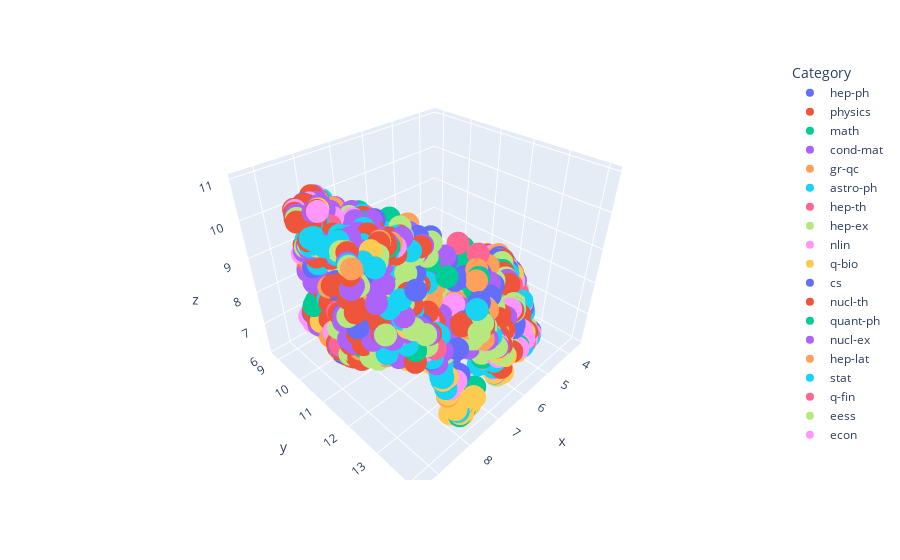

Notebook code for this chart:
### Code cell
import umap.umap_ as umap

import plotly.express as px


# Perform dimensionality reduction using UMAP
reducer = umap.UMAP(n_components=3, random_state=42, n_neighbors=20, min_dist=0.0,metric="cosine")
embeddings_3d = reducer.fit_transform(embeddings)

# Create a DataFrame for the 3D embeddings
embeddings_3d_df = pd.DataFrame(embeddings_3d, columns=['x', 'y', 'z'])
embeddings_3d_df['Category'] = merged_df['unique_primary_category'].values

# Create the 3D scatter plot using Plotly
fig = px.scatter_3d(embeddings_3d_df, x='x', y='y', z='z', color='Category')
fig.show()
fig.write_html("3D_plot_SimpleLinearModel.html")
